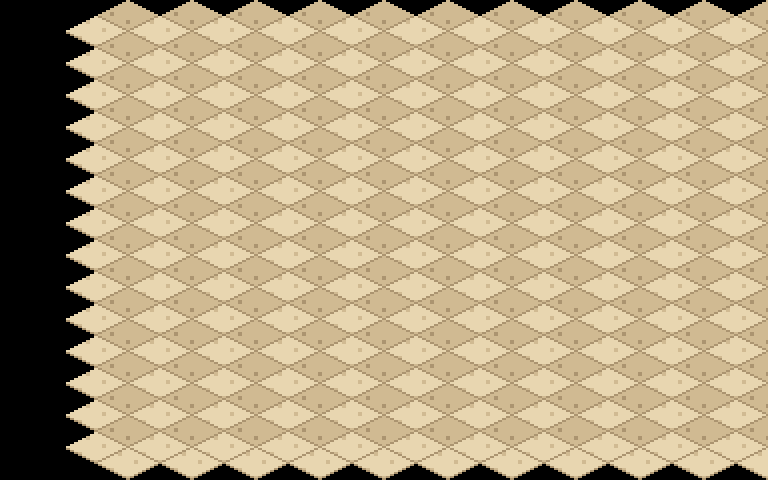

This game map was drawn from its Tiled (.tmx) file and the tilesets committed beside it. A one-line description and the full map source follow:
An orthogonal 12x15 tile map with 64x32 px tiles, 1 tile layer (suelo).

<map version="1.10" orientation="orthogonal" renderorder="right-down" width="12" height="15" tilewidth="64" tileheight="32" infinite="0" nextlayerid="2" nextobjectid="1">
 <tileset firstgid="1" name="terreno_mundo" tilewidth="128" tileheight="64" tilecount="203" columns="8">
  <image source="../textures/../textures/terreno_mundo.png" width="1024" height="1664" />
 </tileset>
 <layer id="1" name="suelo" width="12" height="15">
  <data encoding="csv">
0,0,0,0,0,0,0,0,0,0,0,0,
0,162,162,162,162,162,162,162,162,162,162,162,
0,162,162,162,162,162,162,162,162,162,162,162,
0,162,162,162,162,162,162,162,162,162,162,162,
0,162,162,162,162,162,162,162,162,162,162,162,
0,162,162,162,162,162,162,162,162,162,162,162,
0,162,162,162,162,162,162,162,162,162,162,162,
0,162,162,162,162,162,162,162,162,162,162,162,
0,162,162,162,162,162,162,162,162,162,162,162,
0,162,162,162,162,162,162,162,162,162,162,162,
0,162,162,162,162,162,162,162,162,162,162,162,
0,162,162,162,162,162,162,162,162,162,162,162,
0,162,162,162,162,162,162,162,162,162,162,162,
0,162,162,162,162,162,162,162,162,162,162,162,
0,162,162,162,162,162,162,162,162,162,162,162
</data>
 </layer>
</map>
